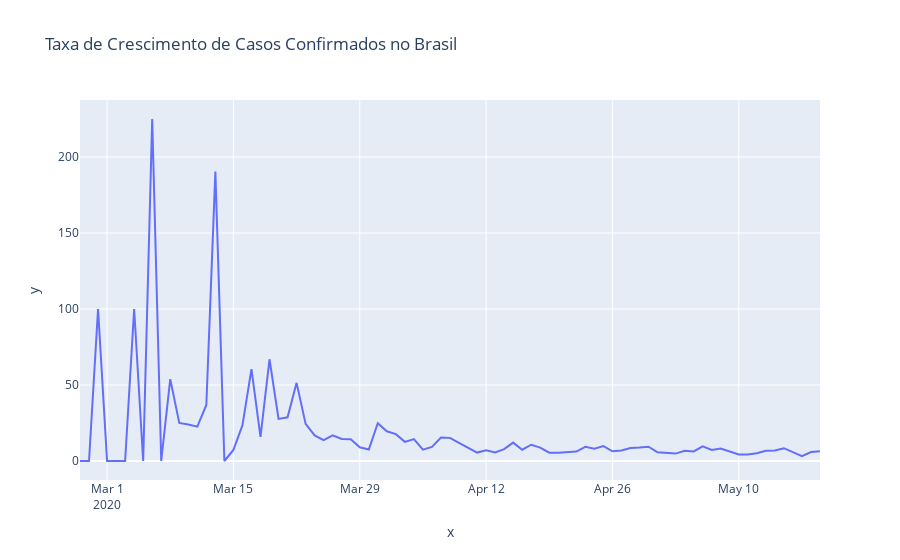

Notebook code cell kept with this figure:
### Code cell
primeiro_dia = brasil.observationdate.loc[brasil.confirmed > 0].min()

px.line(x=pd.date_range(primeiro_dia, brasil.observationdate.max())[1:],
    y=tx_dia, title="Taxa de Crescimento de Casos Confirmados no Brasil")
